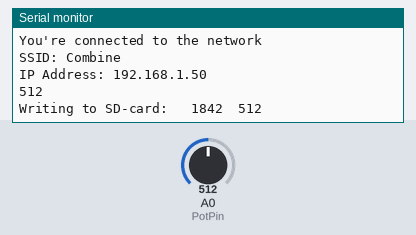
Recording of a sketch running on a simulated Arduino Uno, built with avr-gcc and run on an emulated ATmega328P. Shown: the last lines printed to the serial monitor. The test bench sets the inputs (shaded band); at power-on: A0 (PotPin) = 512. WiFi joins after 1.5 s; servers stay silent unless stated; storage starts empty.

Above: at 2.7 s.
2.8 s: A0 (PotPin) set to 716
At 5.06 s:
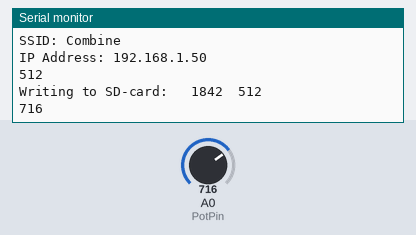
7.0 s: A0 (PotPin) set to 900
At 8.8 s:
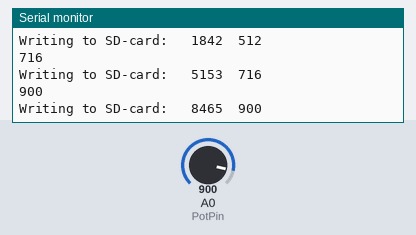
Timing chart, 0 to 10.3 s (numbered marks = the images above; inputs shaded):
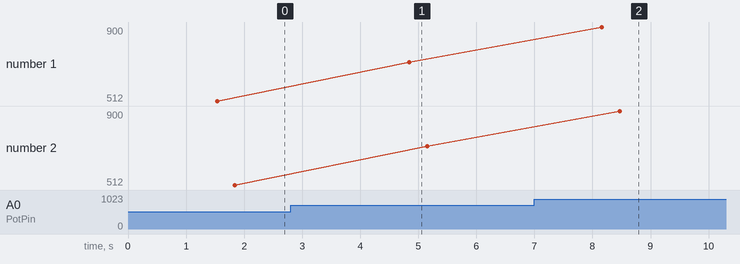

The sketch:

ThinSpeak_SD.ino
```cpp
 // Include SoftwareSerial and Wifi library
#include <SoftwareSerial.h>
#include "ThingSpeak.h"
#include "WiFiEsp.h"
#include <string.h>
#include <SD.h>
#include <avr/pgmspace.h>

////////////////////////////////////
//          WIFI SETTINGS         //
///////////////////////////////////

// Create WiFi module object on GPIO pin 6 (RX) and 7 (TX)
SoftwareSerial SerialWifi(6, 7);
WiFiEspClient client;

// Declare and initialise global arrays for WiFi settings
char ssid[] = "Combine";
char pass[] = "plasmakorv";

// Declare and initialise variable for radio status
int status = WL_IDLE_STATUS;

// TingSpeak channel ID and API-key.
unsigned long myChannelNumber  = 420692;
const char * myWriteAPIKey = "A86F3R21OEZKIIQQ";

////////////////////////////////////
//          SD SETTINGS           //
///////////////////////////////////
File BackupFile;
int SD_pin = 4;


////////////////////////////////////
//          MISC SETTINGS         //
///////////////////////////////////

int PotPin = A0;

////////////////////////////////////
//          SETUP                 //
///////////////////////////////////
void setup() {

  // Initialize serial for SerialWifiging
  Serial.begin(115200);

  // Initialize serial for ESP module
  SerialWifi.begin(9600);

  // Initialize SD-card
   SDinit(SD_pin);

  // Connect to wifi
  connectToWiFi();

  // Starts thingspeak client
  ThingSpeak.begin(client);

}

////////////////////////////////////
//          LOOP                  //
///////////////////////////////////
void loop() {

  int P = analogRead(PotPin);// turn integer to string
  Serial.println(P);

  // Write to ThingSpeak channel
  ThingSpeak.setField(1,P);
  ThingSpeak.writeFields(myChannelNumber, myWriteAPIKey);

  // Write to SD-card
  SDwrite(P);

  delay(3000); //
}

////////////////////////////////////
//       Functions - WIFI         //
///////////////////////////////////

void connectToWiFi()
{
  // Initialize ESP module
  WiFi.init(&SerialWifi);

  // Check for the presence of the shield
  if (WiFi.status() == WL_NO_SHIELD) {
    Serial.println(F("WiFi shield not present"));

    // Don't continue
    while (true);
  }

  // Attempt to connect to WiFi network
  while (status != WL_CONNECTED) {
    Serial.print(F("Attempting to connect to SSID: "));
    Serial.println(ssid);

    // Connect to WPA/WPA2 network
    status = WiFi.begin(ssid, pass);
  }

  Serial.println(F("You're connected to the network"));
  printWifiStatus();
}//connectToWiFi

//////////////////////////////////////////////////////////////////////

void printWifiStatus() {

  // Print the SSID of the network
  Serial.print("SSID: ");
  Serial.println(WiFi.SSID());

  // Print the IP address
  IPAddress ip = WiFi.localIP();
  Serial.print(F("IP Address: "));
  Serial.println(ip);
}// printWifiStatus


////////////////////////////////////
//       Functions - SD           //
///////////////////////////////////

  // INITIALIZES SD CARD

  void SDinit(int SD_pin)
  {
    Serial.print(F("Initializing SD card..."));
    if (!SD.begin(SD_pin)) {
      Serial.println(F("Initialization SD-card failed!"));
      while (1);
    }
    Serial.println(F("Initialization SD-card done."));

    // Open file for writing
    BackupFile = SD.open("Backup.txt", FILE_WRITE);

    // If the file is open-write
    if (BackupFile)
    {
      BackupFile.print("Time\tMeasurement");
      BackupFile.println();
    }
    else {
      Serial.println(F("ERROR: File not found"));
    }
    BackupFile.close();
  } // SD_init

//////////////////////////////////////////////////////////////////////
    // WRITES CONTENT OF SG TO SD CARD
  void SDwrite(int SG) {

    // Open file for writing
    BackupFile = SD.open("Backup.txt", FILE_WRITE);

    // If the file is open-write
    if (BackupFile)
    {
      // Write time
      BackupFile.print(millis());
      BackupFile.print("\t");
      // Write Measurement value
      BackupFile.println(SG);

      Serial.print(F("Writing to SD-card: \t"));
      Serial.print(millis());
      Serial.print("\t");
      // Write Measurement value
      Serial.println(SG);
    }
    else {
      Serial.println(F("ERROR: File not found"));
    }
    BackupFile.close();

  } // Write to sd

  //////////////////////////////////////////////////////////////////////
```

Measured:
- after the input at 2.8 s, the serial monitor: prints a new line after 2.0 s (image 1)
- after the input at 7.0 s, the serial monitor: prints a new line after 1.2 s (image 2)
- plotted number 1: 512 → 716 after the input at 2.8 s, 716 → 900 after the input at 7.0 s
- plotted number 2: 512 → 716 after the input at 2.8 s, 716 → 900 after the input at 7.0 s
